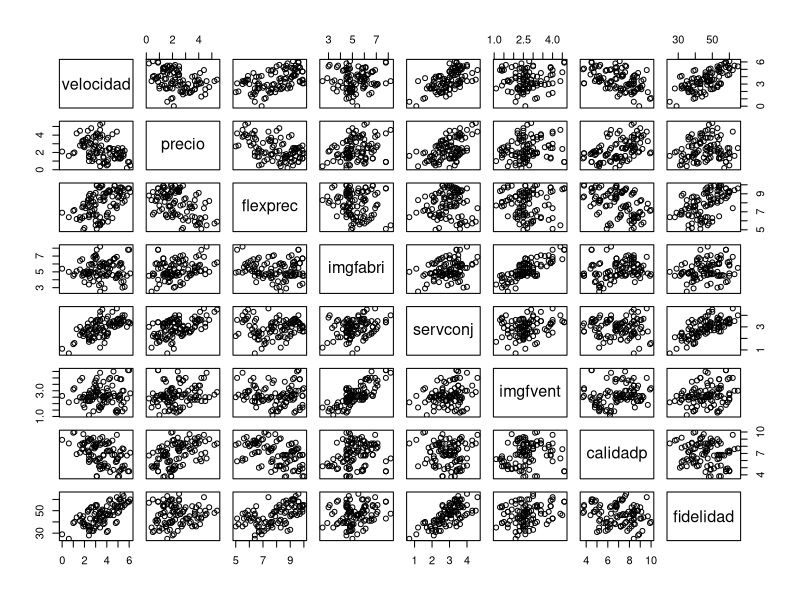
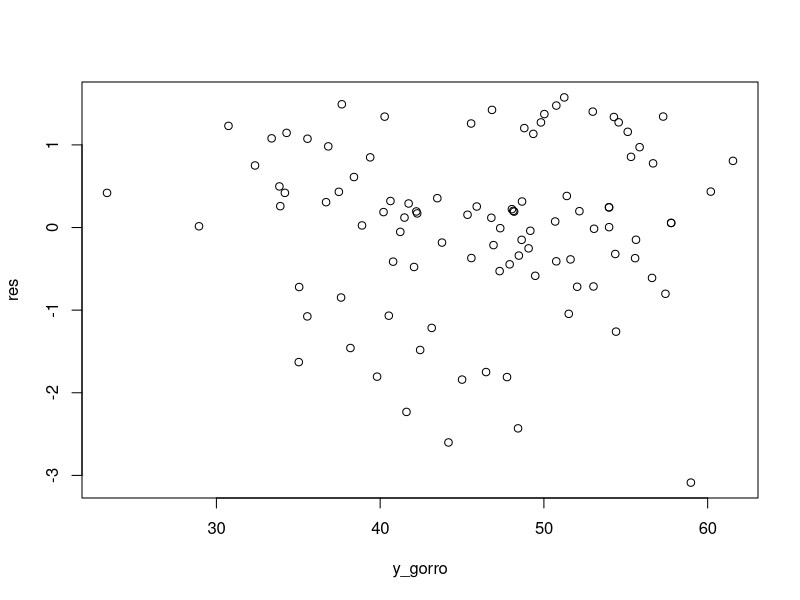
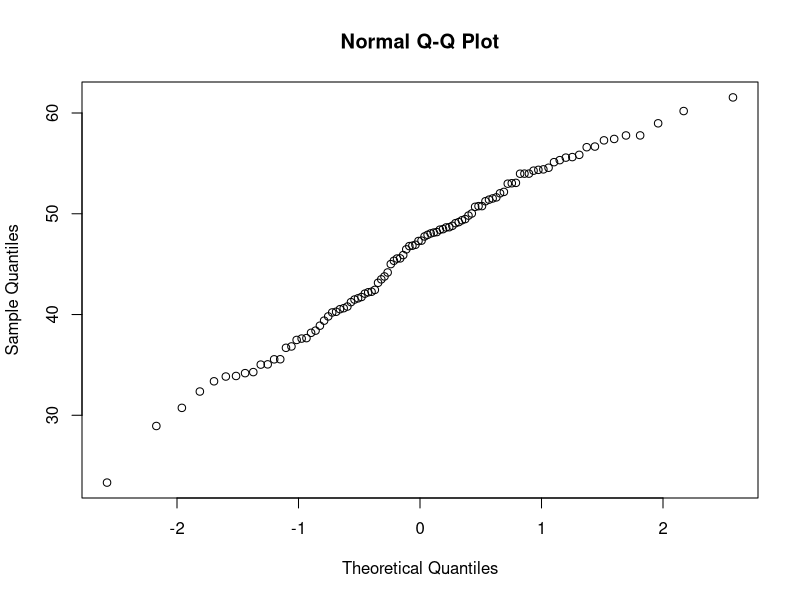
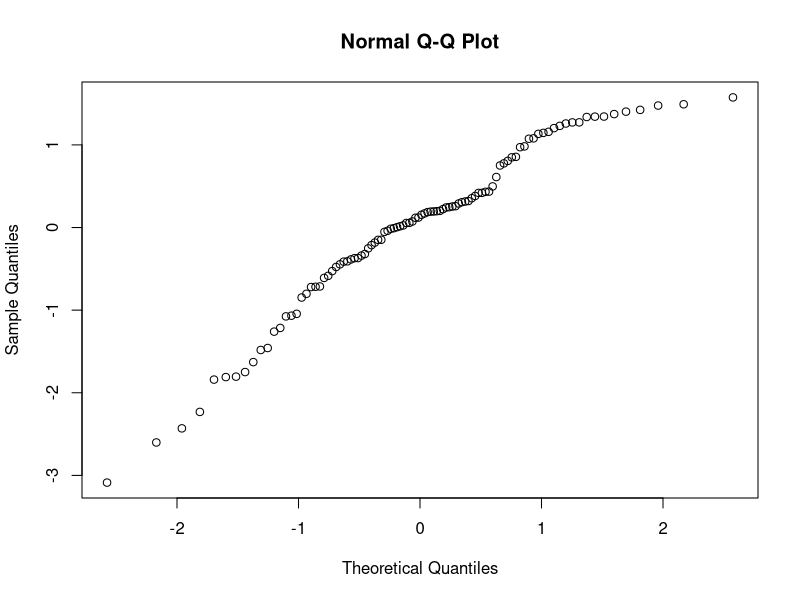
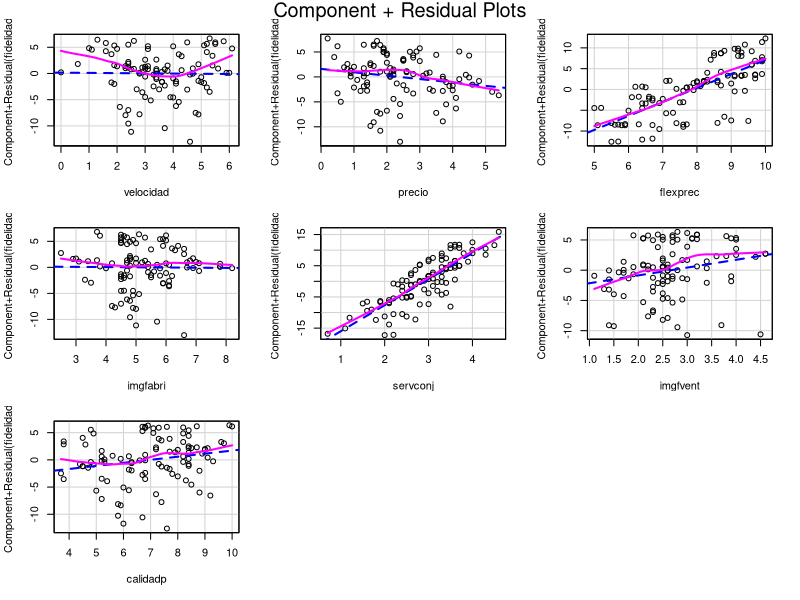
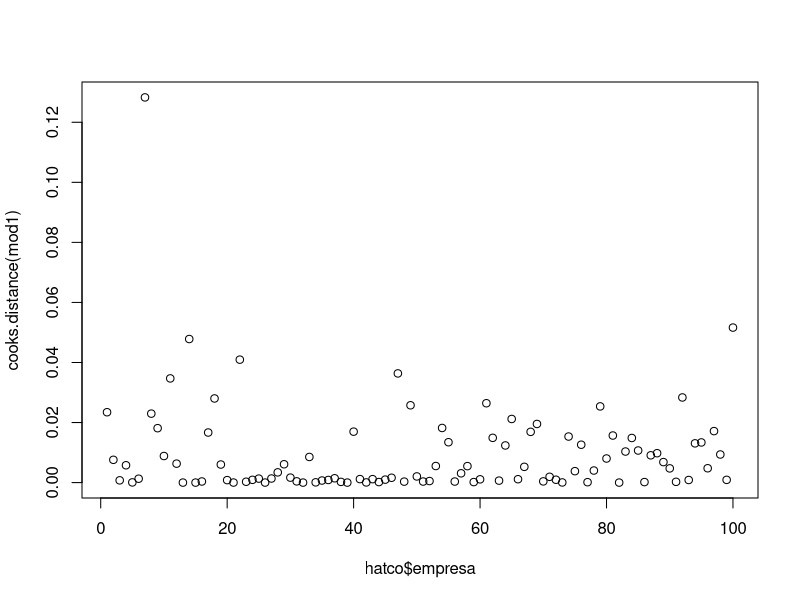
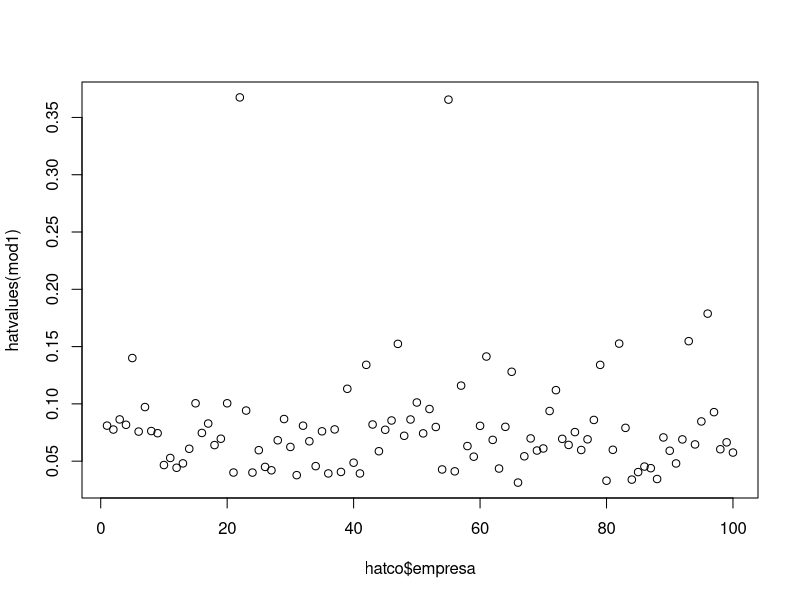
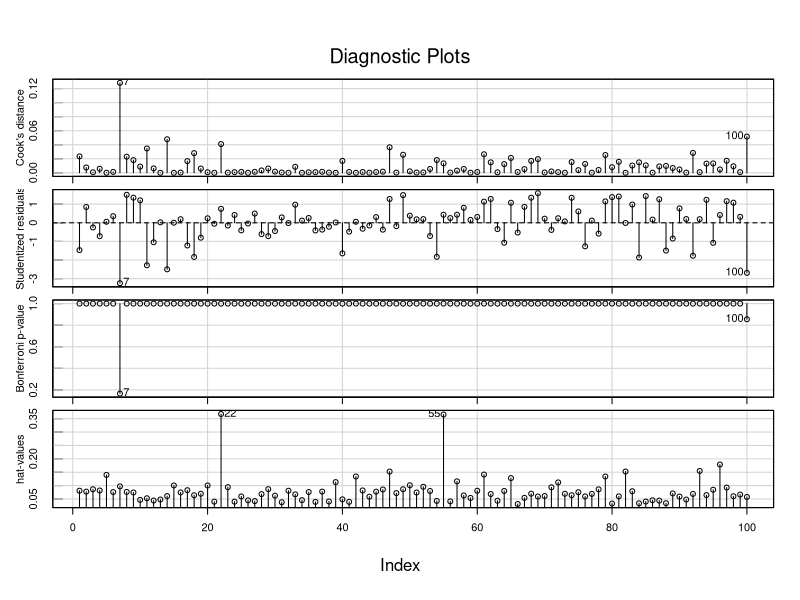

Here is the R script that generated these plots, in order:
## ---- chunk 1
hatco <- read.csv(file="hatco2.csv", header=TRUE, as.is=NA)
## ---- chunk 2
plot(hatco[,c(6:13)])
## ---- chunk 3
mod1<-lm(fidelidad~velocidad+precio+flexprec+imgfabri+servconj+imgfvent+calidadp,hatco)
mod1

summary(mod1)

anova(mod1)
## ---- chunk 4
mod2<-lm(fidelidad~precio+flexprec+imgfabri+servconj+imgfvent+calidadp,hatco)
mod2

summary(mod2)

anova(mod2)
## ---- chunk 5
summary(mod1)
## ---- chunk 6
res <- rstandard(mod1)
y_gorro <- mod1$fitted.values

plot(y_gorro, res)
## ---- chunk 7
library("lmtest")

dwtest(mod1)
## ---- chunk 8
kstestres <- ks.test(y_gorro, res)
kstestres

qqnorm(y_gorro)
qqnorm(res)
## ---- chunk 9
library("car")

crPlots(mod1)
## ---- chunk 10
res[abs(res) > 2.5]
hatco[abs(res) > 2.5, "empresa"]
## ---- chunk 11
cooks.distance(mod1)
hatvalues(mod1)

plot(hatco$empresa, cooks.distance(mod1))
plot(hatco$empresa, hatvalues(mod1))

influenceIndexPlot(mod1)
## ---- chunk 12
hatco2 <- hatco[-c(7,100),]

mod3<-lm(fidelidad~precio+flexprec+imgfabri+servconj+imgfvent+calidadp,hatco2)
mod3

summary(mod3)

anova(mod3)

## ---- chunk 13
R<-cor(hatco[,6:12])
ai<-eigen(R)$values # autovalores
sqrt(max(ai)/min(ai)) # indice IC

vif(mod2)
## ---- chunk 14
step(mod2)
step(mod2, direction='both')
